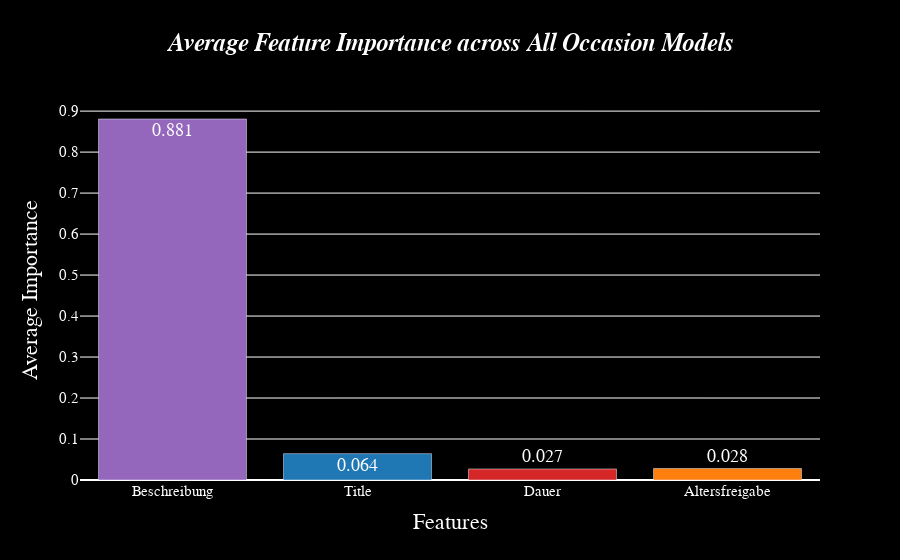

Notebook code cell kept with this figure:
### Markdown cell above
## <a id='toc9_4_'></a>[6.4 Ausführung](#toc0_)

### <a id='toc9_4_1_'></a>[Grafik 4 - Durchschnittliche Feature Importance](#toc0_)

### <a id='toc9_4_2_'></a>[Grafik 5 - Anzahl der Fehler pro Anlässe](#toc0_)

### Code cell
# 1. Modell trainieren
multi_model, mlb, y_test, y_pred = train_multilabel_anlass_model(df, tfidf_desc, tfidf_title)

# 2. Anwenden auf fehlende
df = apply_multilabel_model(df, multi_model, mlb, tfidf_desc, tfidf_title)

# Speichere das kombinierte DataFrame in einer neuen CSV-Datei
df.to_csv('../1_Datenset/erstellte/fertig/shows.csv', index=False)

# 3. Feature Importance plotten
plot_feature_importance_groups_avg(multi_model, desc_vectorizer, title_vectorizer)

# 4. Fehleranalyse
error_df = get_label_error_counts(y_test, y_pred, mlb)
plot_error_heatmap(error_df)

### Figure 1 — Plotly figure (JSON) as saved in the notebook; plotly's stock layout.template omitted (floating-point values rounded to 4 significant figures)
{"data": [{"marker": {"color": ["#9467bd", "#1f77b4", "#d62728", "#ff7f0e"]}, "name": "Feature Importance", "text": ["0.881", "0.064", "0.027", "0.028"], "textposition": "auto", "type": "bar", "x": ["Beschreibung", "Title", "Dauer", "Altersfreigabe"], "y": [0.8808, 0.06433, 0.02692, 0.02799]}], "layout": {"font": {"color": "white", "family": "cursive", "size": 18}, "paper_bgcolor": "rgba(0, 0, 0, 1)", "plot_bgcolor": "rgba(0, 0, 0, 1)", "title": {"text": "<i><b>Average Feature Importance across All Occasion Models</b></i>", "x": 0.5}, "xaxis": {"anchor": "y", "domain": [0, 1], "tickfont": {"color": "white", "family": "Droid Serif", "size": 15}, "title": {"text": "Features"}}, "yaxis": {"anchor": "x", "domain": [0, 1], "tickfont": {"color": "white", "family": "Droid Serif", "size": 15}, "title": {"text": "Average Importance"}}}}
